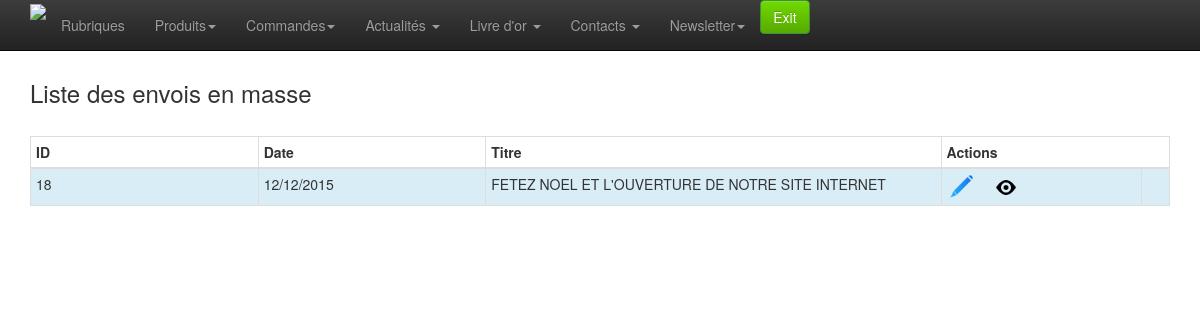
Screenshot of /admin/newsletterjournal-list.php (signed in) with the database file from the repository.
### tables this page shows
CREATE TABLE `newsletter_journal` (
  `id` int(10) unsigned NOT NULL AUTO_INCREMENT,
  `date_envoi` timestamp NOT NULL DEFAULT CURRENT_TIMESTAMP,
  `id_newsletter` int(10) unsigned NOT NULL,
  PRIMARY KEY (`id`)
);

CREATE TABLE `newsletter` (
  `id` int(10) unsigned NOT NULL AUTO_INCREMENT,
  `date` datetime DEFAULT NULL,
  `titre` varchar(250) DEFAULT NULL,
  `bas_page` text,
  PRIMARY KEY (`id`)
);

### admin/classes/StorageManager.php (called while the page is built, shortened)
<?php
class StorageManager{
	protected function dbConnect() {
	    $host = DBHOST;
	    $user = DBUSER;
	    $pass = DBPASSWD;
	    $bdd  = DBNAME;
		try {
			$this->mysqli = new mysqli ($host, $user, $pass, $bdd) ;
		} catch (Exception $e) {
			throw new Exception("Erreur Connexion DB ". $e->getMessage());
		}
	}
}
?>

### admin/classes/Newsletter.php (called while the page is built, shortened)
<?php
require_once("StorageManager.php");
class Newsletter extends StorageManager {
	public function journalNewsletterGet(){
		try {
			$sql = "SELECT nsj.date_envoi, newsletter.titre,newsletter.id,nsj.id as id_newsletter
					FROM newsletter_journal as nsj
					INNER JOIN newsletter ON newsletter.id = nsj.id_newsletter
					ORDER BY date_envoi DESC;" ;
			$new_array = null;
			$result = mysqli_query($this->mysqli,$sql);
			while( $row = mysqli_fetch_assoc( $result)){
				$new_array[] = $row;
			}
			return $new_array;
		} catch (Exception $e) {
			throw new Exception("Erreur Mysql contactGet ". $e->getMessage());
			return "errrrrrrooooOOor";
		}
	}
}

### admin/classes/utils.php (called while the page is built, shortened)
<?
	function traitement_datetime_affiche($date) {
		if ( $date != "" ) {
			$tab = explode(" ", $date);
			$tab2 = explode("-", $tab[0]);
		   	return $tab2[2] . "/" . $tab2[1] . "/" . $tab2[0] ;
		}
		else
			return "";
	}
?>

### admin/newsletterjournal-list.php (the view, shortened to what this page needs)
<?php include_once 'classes/utils.php';?>
<?php
require 'classes/Newsletter.php';
	$newsletter = new Newsletter();
	$result = $newsletter->journalNewsletterGet();
?>
<!doctype html>
<html class="no-js" lang="en">
<head>
	<?php include_once 'inc-meta.php';?>
</head>
<body>
	<?php require_once 'inc-menu.php';?>
	<div class="container">
		<div class="row">
			<div class="col-xs-12 col-sm-12 col-md-12">
				<h3>Liste des envois en masse</h3><br>
				<table class="table table-hover table-bordered table-condensed table-striped" >
					<thead>
						<tr>
							<th class="col-md-1" style="">
								ID
							</th>
							<th class="col-md-1" style="">
								Date
							</th>
							<th class="col-md-2" style="">
								Titre
							</th>
							<th class="col-md-1" colspan="2" style="">
								Actions
							</th>
						</tr>
					</thead>
					<tbody>
						<?php
						if (!empty($result)) {
							$i=0;
							foreach ($result as $value) {
							$i++;
							?>
							<tr class="<?php if ($i%2!=0) echo 'info'?>">
								<td><?php echo $value['id']?></td>
								<td><?php echo traitement_datetime_affiche($value['date_envoi'])?></td>
								<td><?php echo $value['titre']?></td>
								<td><a href="newsletterjournal-detail.php?id=<?php echo $value['id_newsletter'] ?>"><img src="img/modif.png" width="30" alt="Modifier" ></a>&nbsp;&nbsp;&nbsp;&nbsp;
								<img src="img/eye.png" width="20" alt="preview" onclick="openPreview('<?php echo $value['id']?>')"> </td>
								<td>
							</tr>
							<?php } ?>
						<?php } ?>
					</tbody>
				</table>
			</div>
		</div>
	</div>
</body>
</html>

### admin/css/style.css (style rules this page uses)
body { padding-top: 60px; padding-bottom: 40px; }

### rows the page displays
newsletter_journal: id_newsletter "18", date_envoi "12/12/2015", id_newsletter.titre "FETEZ NOEL ET L'OUVERTURE DE NOTRE SITE INTERNET"
